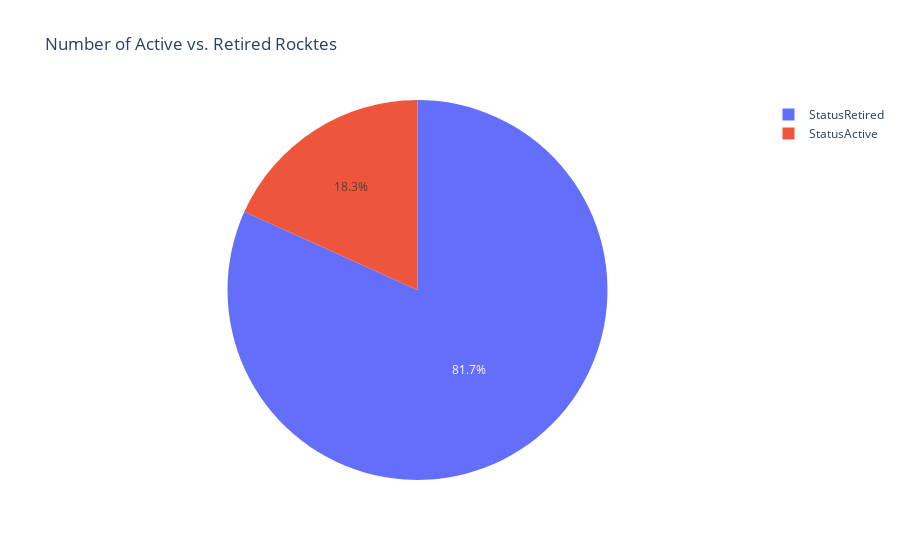

This figure's notebook cell:
### Code cell
status_pie = px.pie(
    labels=status.index,
    values=status.values,
    title='Number of Active vs. Retired Rocktes',
    names=status.index
)
status_pie.show()

### Figure 1 — Plotly figure (JSON) as saved in the notebook; plotly's stock layout.template omitted (floating-point values rounded to 4 significant figures)
{"data": [{"domain": {"x": [0.0, 1.0], "y": [0.0, 1.0]}, "hovertemplate": "label=%{label}<br>value=%{value}<extra></extra>", "labels": ["StatusActive", "StatusRetired"], "legendgroup": "", "name": "", "showlegend": true, "values": [789, 3534], "type": "pie"}], "layout": {"legend": {"tracegroupgap": 0}, "title": {"text": "Number of Active vs. Retired Rocktes"}}}
